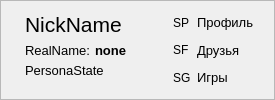
    <widget class="QFrame" name="FrameProfileBaseInfo">
     <property name="frameShape">
      <enum>QFrame::StyledPanel</enum>
     </property>
     <property name="frameShadow">
      <enum>QFrame::Raised</enum>
     </property>
     <layout class="QHBoxLayout" name="horizontalLayout_15">
      <property name="rightMargin">
       <number>20</number>
      </property>
      <item>
       <widget class="QLabel" name="LabelAvatar">
        <property name="text">
         <string notr="true"/>
        </property>
       </widget>
      </item>
      <item>
       <layout class="QVBoxLayout" name="verticalLayout_2">
        <property name="spacing">
         <number>1</number>
        </property>
        <item>
         <layout class="QHBoxLayout" name="horizontalLayout_7">
          <property name="spacing">
           <number>10</number>
          </property>
          <item>
           <widget class="LabelLight" name="LabelName">
            <property name="font">
             <font>
              <pointsize>16</pointsize>
             </font>
            </property>
            <property name="text">
             <string notr="true">NickName</string>
            </property>
           </widget>
          </item>
          <item>
           <spacer name="horizontalSpacer">
            <property name="orientation">
             <enum>Qt::Horizontal</enum>
            </property>
            <property name="sizeHint" stdset="0">
             <size>
              <width>40</width>
              <height>20</height>
             </size>
            </property>
           </spacer>
          </item>
         </layout>
        </item>
        <item>
         <layout class="QHBoxLayout" name="horizontalLayout_9">
          <item>
           <widget class="QLabel" name="LabelRealName">
            <property name="sizePolicy">
             <sizepolicy hsizetype="Preferred" vsizetype="Minimum">
              <horstretch>0</horstretch>
              <verstretch>0</verstretch>
             </sizepolicy>
            </property>
            <property name="font">
             <font>
              <pointsize>10</pointsize>
             </font>
            </property>
            <property name="text">
             <string>RealName: </string>
            </property>
           </widget>
          </item>
          <item>
           <widget class="LabelValue" name="LabelRealNameValue">
            <property name="font">
             <font>
              <pointsize>10</pointsize>
              <bold>true</bold>
             </font>
            </property>
            <property name="text">
             <string notr="true">none</string>
            </property>
           </widget>
          </item>
          <item>
           <spacer name="horizontalSpacer_9">
            <property name="orientation">
             <enum>Qt::Horizontal</enum>
            </property>
            <property name="sizeHint" stdset="0">
             <size>
              <width>40</width>
              <height>20</height>
             </size>
            </property>
           </spacer>
          </item>
         </layout>
        </item>
        <item>
         <layout class="QHBoxLayout" name="horizontalLayout_6">
          <item>
           <widget class="QLabel" name="LabelPersonaState">
            <property name="sizePolicy">
             <sizepolicy hsizetype="Expanding" vsizetype="Preferred">
              <horstretch>0</horstretch>
              <verstretch>0</verstretch>
             </sizepolicy>
            </property>
            <property name="font">
             <font>
              <pointsize>10</pointsize>
             </font>
            </property>
            <property name="text">
             <string notr="true">PersonaState</string>
            </property>
            <property name="alignment">
             <set>Qt::AlignLeading|Qt::AlignLeft|Qt::AlignTop</set>
            </property>
            <property name="wordWrap">
             <bool>true</bool>
            </property>
           </widget>
          </item>
         </layout>
        </item>
       </layout>
      </item>
      <item>
       <layout class="QHBoxLayout" name="horizontalLayout_2">
        <item>
         <layout class="QVBoxLayout" name="verticalLayout_7">
          <item>
           <widget class="QLabel" name="LabelProfileStatus">
            <property name="text">
             <string notr="true">SP</string>
            </property>
           </widget>
          </item>
          <item>
           <widget class="QLabel" name="LabelFriendsStatus">
            <property name="text">
             <string notr="true">SF</string>
            </property>
           </widget>
          </item>
          <item>
           <widget class="QLabel" name="LabelGamesStatus">
            <property name="text">
             <string notr="true">SG</string>
            </property>
           </widget>
          </item>
         </layout>
        </item>
        <item>
         <layout class="QVBoxLayout" name="verticalLayout_8">
          <item>
           <widget class="LabelLight" name="LabelProfileVisibility">
            <property name="sizePolicy">
             <sizepolicy hsizetype="Preferred" vsizetype="Minimum">
              <horstretch>0</horstretch>
              <verstretch>0</verstretch>
             </sizepolicy>
            </property>
            <property name="font">
             <font>
              <pointsize>10</pointsize>
             </font>
            </property>
            <property name="text">
             <string>Профиль</string>
            </property>
           </widget>
          </item>
          <item>
           <widget class="LabelLight" name="LabelFriendsVisibility">
            <property name="sizePolicy">
             <sizepolicy hsizetype="Preferred" vsizetype="Minimum">
              <horstretch>0</horstretch>
              <verstretch>0</verstretch>
             </sizepolicy>
            </property>
            <property name="font">
             <font>
              <pointsize>10</pointsize>
             </font>
            </property>
            <property name="text">
             <string>Друзья</string>
            </property>
           </widget>
          </item>
          <item>
           <widget class="LabelLight" name="LabelGamesVisibility">
            <property name="sizePolicy">
             <sizepolicy hsizetype="Preferred" vsizetype="Minimum">
              <horstretch>0</horstretch>
              <verstretch>0</verstretch>
             </sizepolicy>
            </property>
            <property name="font">
             <font>
              <pointsize>10</pointsize>
             </font>
            </property>
            <property name="text">
             <string>Игры</string>
            </property>
           </widget>
          </item>
         </layout>
        </item>
       </layout>
      </item>
     </layout>
    </widget>
